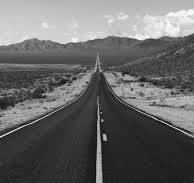
#> input picture Sem 3-4-5-6 rep/CVA-Sem6/download.jpeg, 194 x 183 px
$ jupyter execute Test.ipynb
#> lines starting #> are read from the running program, lines starting #| are printed output that depends on the picture
[cell 1]
import cv2
import numpy as np
import pandas as pd
import matplotlib.pyplot as plt

[cell 2]
im = plt.imread("download.jpeg")
#> im is the input picture: shape (183, 194, 3); mean R, G, B 102, 103, 105

[cell 3]
im.shape
#> Out = (183, 194, 3)

[cell 4]
plt.imshow(im[:][:][:])

[cell 5]
im.shape
#> Out = (183, 194, 3)

[cell 6]
plt.imshow(im[:, :, 2])
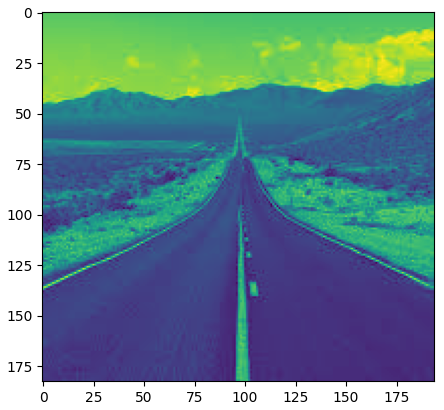
#> figure drawn by matplotlib, 1 panel

[cell 7]
plt.imshow(im[:, :, 0])

[cell 8]
cv2.imshow('idk', im[:, :, 1])
